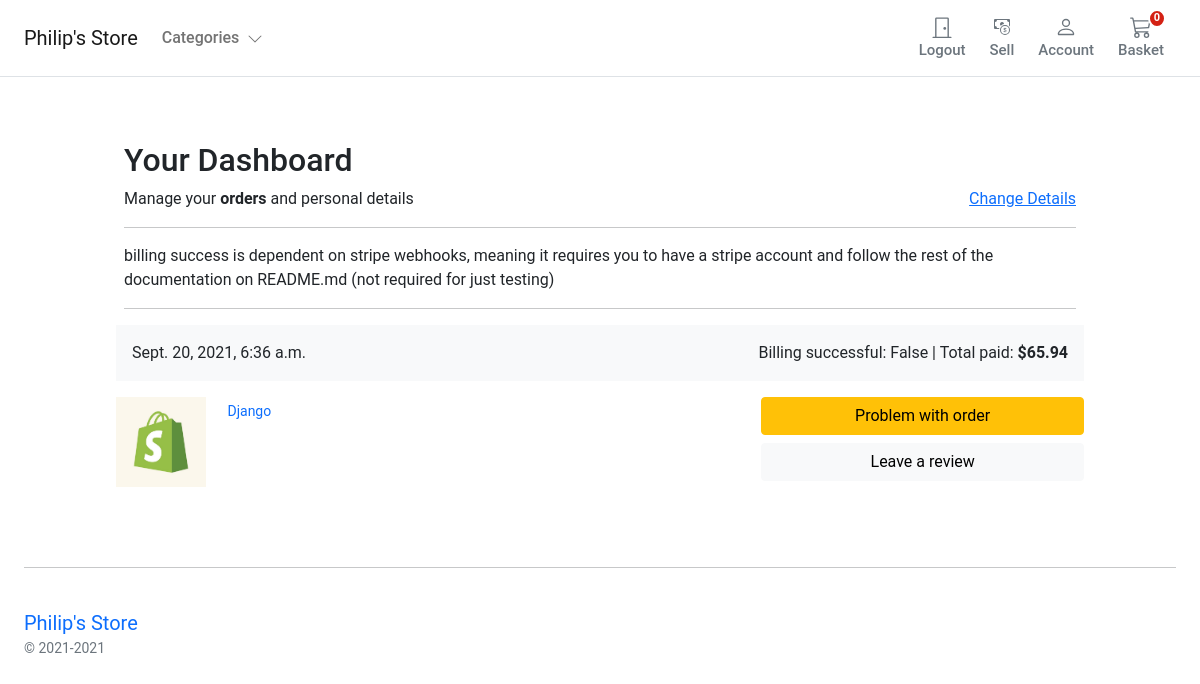
Page /account/dashboard/ (signed in) on the committed database.
### orders/models.py (models this page shows, shortened)
class Order(models.Model):
    user = models.ForeignKey(settings.AUTH_USER_MODEL, on_delete=models.CASCADE, related_name='order_user')
    full_name = models.CharField(max_length=50)
    address1 = models.CharField(max_length=250)
    address2 = models.CharField(max_length=250)
    city = models.CharField(max_length=100)
    phone = models.CharField(max_length=100)
    post_code = models.CharField(max_length=20)
    created = models.DateTimeField(auto_now_add=True)
    updated = models.DateTimeField(auto_now=True)
    total_paid = models.DecimalField(max_digits=5, decimal_places=2)
    order_key = models.CharField(max_length=200)
    billing_status = models.BooleanField(default=False)
    class Meta:
        ordering = ('-created',)

class OrderItem(models.Model):
    order = models.ForeignKey(Order,
                              related_name='items',
                              on_delete=models.CASCADE)
    product = models.ForeignKey(Product,
                                related_name='order_items',
                                on_delete=models.CASCADE)
    price = models.DecimalField(max_digits=5, decimal_places=2)
    quantity = models.PositiveIntegerField(default=1)

### store/models.py (models this page shows)
class ProductImage(models.Model):
    product = models.ForeignKey(Product, on_delete=models.CASCADE, related_name="product_image")
    image = models.ImageField(
        verbose_name=_("image"),
        help_text=_("Upload a product image"),
        upload_to="images/",
        default="images/default.png",
    )
    alt_text = models.CharField(
        verbose_name=_("Alturnative text"),
        help_text=_("Please add alturnative text"),
        max_length=255,
        null=True,
        blank=True,
    )
    is_feature = models.BooleanField(default=False)
    created_at = models.DateTimeField(auto_now_add=True, editable=False)
    updated_at = models.DateTimeField(auto_now=True)
    class Meta:
        verbose_name = _("Product Image")
        verbose_name_plural = _("Product Images")

class Product(models.Model):
    category = models.ForeignKey(Category, on_delete=models.RESTRICT)
    title = models.CharField(
        verbose_name=_("title"),
        help_text=_("Required"),
        max_length=255,
    )
    description = models.TextField(verbose_name=_("description"), help_text=_("Not Required"), blank=True)
    slug = models.SlugField(max_length=255)
    regular_price = models.DecimalField(
        verbose_name=_("Regular price"),
        help_text=_("Maximum 999.99"),
        error_messages={
            "name": {
                "max_length": _("The price must be between 0 and 999.99."),
            },
        },
        max_digits=5,
        decimal_places=2,
    )
    discount_price = models.DecimalField(
        verbose_name=_("Discount price"),
        help_text=_("Maximum 999.99"),
        error_messages={
            "name": {
                "max_length": _("The price must be between 0 and 999.99."),
            },
        },
        max_digits=5,
        decimal_places=2,
    )
    is_active = models.BooleanField(
        verbose_name=_("Product visibility"),
        help_text=_("Change product visibility"),
        default=True,
    )
    created_at = models.DateTimeField(_("Created at"), auto_now_add=True, editable=False)
    updated_at = models.DateTimeField(_("Updated at"), auto_now=True)
    class Meta:
        ordering = ("-created_at",)
        verbose_name = _("Product")
        verbose_name_plural = _("Products")
    def get_absolute_url(self):
        return reverse("store:product_detail", args=[self.slug])
    def __str__(self):
        return self.title

### account/views.py (the view)
# urls.py: path('dashboard/', views.dashboard, name='dashboard'),
@login_required
def dashboard(request):
    orders = user_orders(request)
    return render(request, 'account/user/dashboard.html', {'orders': orders})

### basket/basket.py (called while the page is built)
    def __len__(self):
        return sum(item['qty'] for item in self.basket.values())

### basket/context_processors.py (called while the page is built)
def basket(request):
    return {'basket': Basket(request)}

### orders/views.py (called while the page is built)
def user_orders(request):
    user_id = request.user.id
    orders = Order.objects.filter(user_id=user_id)
    return orders

### store/context_processors.py (called while the page is built)
def categories(request):
    return {
        'categories' : Category.objects.filter(level=0)
    }

### store/models.py (called while the page is built)
    def get_absolute_url(self):
        return reverse("store:category_list", args=[self.slug])

### templates/account/user/dashboard.html
{% extends "../../store/base.html" %} {% load static %} {% block title %}Basket Summary{%endblock %} {% block content %}
<main class="pt-5">
  <div class="container" style="max-width: 1000px">
    <div class="col-12">
      <h1 class="h2">Your Dashboard</h1>
    </div>
    <div class="col-12 d-flex justify-content-between">
      <div>Manage your <b>orders</b> and personal details</div>
      <div><a href="{% url "account:edit_details" %}">Change Details</a></div>
    </div>
    <hr />
    <p>billing success is dependent on stripe webhooks, meaning it requires you to have a stripe account
        and follow the rest of the documentation on README.md (not required for just testing) </p>
    <hr />
  </div>
  <div class="container" style="max-width: 1000px">
    {% for order in orders %}
    <div class="row g-3">
      <div class="col-12 bg-light p-3 d-flex justify-content-between">
        <div class="d-flex d-flex-inline">
          <div class="pe-3">{{ order.created }}</div>
        </div>
        <div class="text-end">
          Billing successful: {{order.billing_status}} |
          Total paid: <span class="fw-bold">${{ order.total_paid }}</span>
        </div>
      </div>
      <div class="col-md-5 col-lg-4 order-md-last p-0 order-3">
        <div class="d-grid gap-2 ">
          <button class="btn btn-warning" type="button">Problem with order</button>
          <button class="btn btn-light" type="button">Leave a review</button>
        </div>
      </div>
      <div class="col-md-7 col-lg-8 p-0">
        {% for item in order.items.all %}
        <div class="card mb-3 border-0">
          <div class="row g-0">
            <div class="col-md-2 d-none d-md-block">
              {% for image in item.product.product_image.all%}
              {% if image.is_feature%}
                <img class="img-fluid" style="width:90px" src="{{ image.image.url }}" alt="{{ image.image.alt_text}}">
              {% endif %}
            {% endfor %}
            </div>
            <div class="col-md-10">
              <div class="card-body p-1">
                <a class="text-decoration-none" href="{{ item.product.get_absolute_url }}">
                  <p class="card-text small">{{item.product|title}}</p>
                </a>
              </div>
            </div>
          </div>
        </div>
        {% endfor %}
      </div>
    </div>
    {% endfor %}
  </div>
</main>
{% endblock %}

### static/core/css/base.css (style rules this page uses)
@media (min-width: 1000px) { .container { max-width: 1000px; } }
@media (max-width: 1200px) { .container { max-width: 100%; padding:0 24px; } }
html, body, p, div { letter-spacing: -0.02px; font-family: 'Roboto', sans-serif; }

### rows in the picture
Order: created "Sept. 20, 2021, 6:36 a.m.", billing_status "False", total_paid "65.94"
OrderItem: product "Django"
ProductImage: image (picture)
